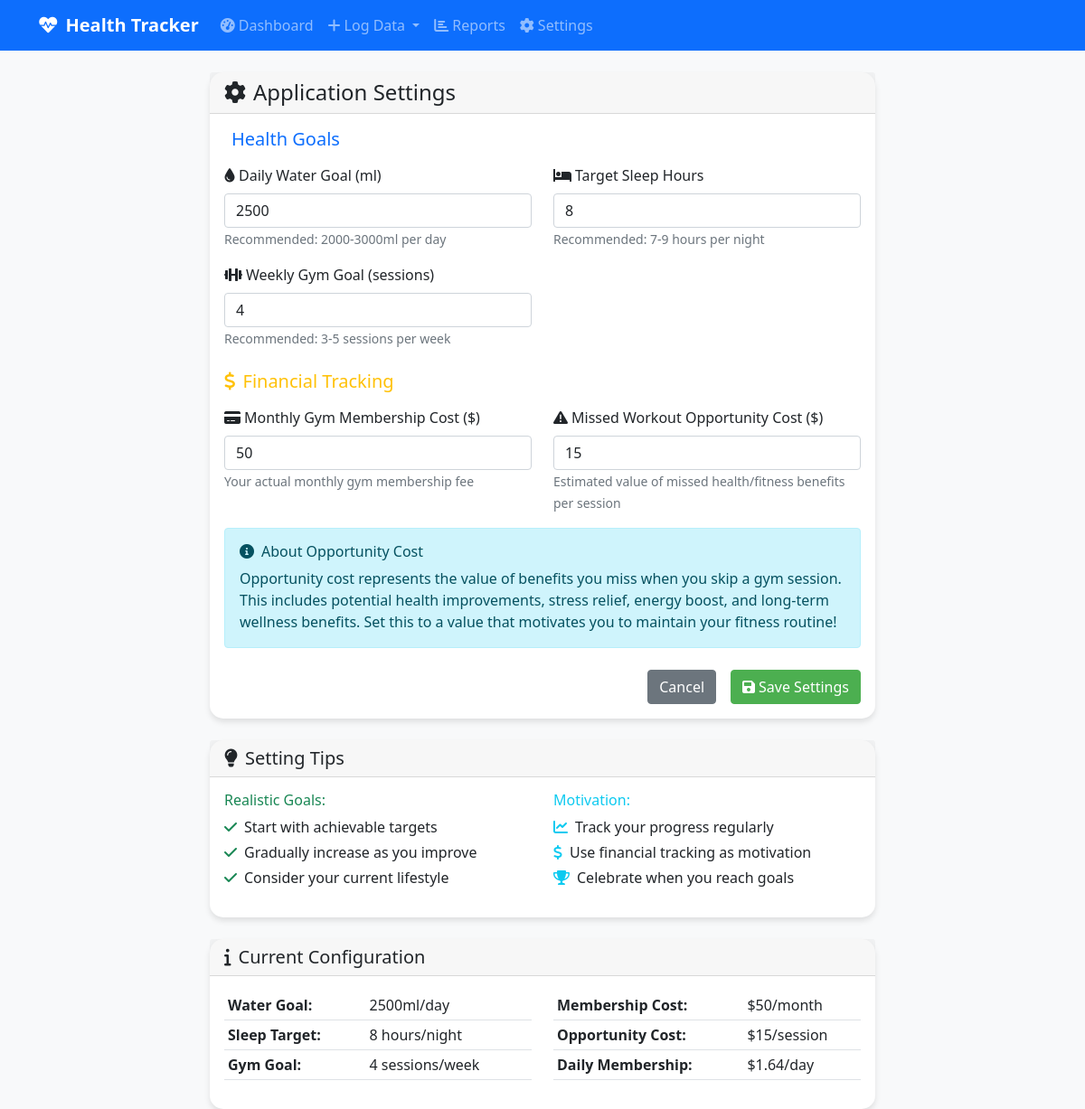
The page /settings on the database its author committed.
### tables this page shows
CREATE TABLE settings (
                id INTEGER PRIMARY KEY AUTOINCREMENT,
                setting_name TEXT UNIQUE NOT NULL,
                setting_value TEXT NOT NULL,
                updated_at TIMESTAMP DEFAULT CURRENT_TIMESTAMP
            );

### app.py (the view, shortened to what this page needs)
@app.route('/settings', methods=['GET', 'POST'])
def settings():
    current_settings = {}
    setting_names = [
        'daily_water_goal_ml',
        'weekly_gym_goal',
        'target_sleep_hours',
        'gym_membership_cost_monthly',
        'missed_workout_opportunity_cost'
    ]
    for setting in setting_names:
        current_settings[setting] = tracker.get_setting(setting)
    return render_template('settings.html', settings=current_settings)

### health_tracker.py (called while the page is built)
    def get_setting(self, setting_name: str) -> Optional[str]:
        conn = sqlite3.connect(self.db_path)
        cursor = conn.cursor()
        cursor.execute('SELECT setting_value FROM settings WHERE setting_name = ?',
                      (setting_name,))
        result = cursor.fetchone()
        conn.close()
        return result[0] if result else None

### templates/settings.html (shortened to what this page needs)
{% extends "base.html" %}
{% block content %}
<div class="row">
    <div class="col-md-8 mx-auto">
        <div class="card">
            <div class="card-header">
                <h4 class="mb-0"><i class="fas fa-cog me-2"></i>Application Settings</h4>
            </div>
            <div class="card-body">
                <form method="POST">
                    <h5 class="text-primary mb-3">
                        Health Goals
                    </h5>
                    <div class="row">
                        <div class="col-md-6 mb-3">
                            <label for="daily_water_goal_ml" class="form-label">
                                <i class="fas fa-tint me-1"></i>Daily Water Goal (ml)
                            </label>
                            <input type="number" class="form-control" id="daily_water_goal_ml"
                                   name="daily_water_goal_ml" min="500" max="5000"
                                   value="{{ settings.daily_water_goal_ml or 2500 }}" required>
                            <small class="text-muted">Recommended: 2000-3000ml per day</small>
                        </div>
                        <div class="col-md-6 mb-3">
                            <label for="target_sleep_hours" class="form-label">
                                <i class="fas fa-bed me-1"></i>Target Sleep Hours
                            </label>
                            <input type="number" class="form-control" id="target_sleep_hours"
                                   name="target_sleep_hours" min="4" max="12" step="0.5"
                                   value="{{ settings.target_sleep_hours or 8 }}" required>
                            <small class="text-muted">Recommended: 7-9 hours per night</small>
                        </div>
                    </div>
                    <div class="row">
                        <div class="col-md-6 mb-4">
                            <label for="weekly_gym_goal" class="form-label">
                                <i class="fas fa-dumbbell me-1"></i>Weekly Gym Goal (sessions)
                            </label>
                            <input type="number" class="form-control" id="weekly_gym_goal"
                                   name="weekly_gym_goal" min="1" max="14"
                                   value="{{ settings.weekly_gym_goal or 4 }}" required>
                            <small class="text-muted">Recommended: 3-5 sessions per week</small>
                        </div>
                    </div>
                    <h5 class="text-warning mb-3">
                        <i class="fas fa-dollar-sign me-2"></i>Financial Tracking
                    </h5>
                    <div class="row">
                        <div class="col-md-6 mb-3">
                            <label for="gym_membership_cost_monthly" class="form-label">
                                <i class="fas fa-credit-card me-1"></i>Monthly Gym Membership Cost ($)
                            </label>
                            <input type="number" class="form-control" id="gym_membership_cost_monthly"
                                   name="gym_membership_cost_monthly" min="0" max="500" step="0.01"
                                   value="{{ settings.gym_membership_cost_monthly or 50 }}" required>
                            <small class="text-muted">Your actual monthly gym membership fee</small>
                        </div>
                        <div class="col-md-6 mb-3">
                            <label for="missed_workout_opportunity_cost" class="form-label">
                                <i class="fas fa-exclamation-triangle me-1"></i>Missed Workout Opportunity Cost ($)
                            </label>
                            <input type="number" class="form-control" id="missed_workout_opportunity_cost"
                                   name="missed_workout_opportunity_cost" min="0" max="100" step="0.01"
                                   value="{{ settings.missed_workout_opportunity_cost or 15 }}" required>
                            <small class="text-muted">Estimated value of missed health/fitness benefits per session</small>
                        </div>
                    </div>
                    <div class="alert alert-info mb-4">
                        <h6 class="alert-heading">
                            <i class="fas fa-info-circle me-2"></i>About Opportunity Cost
                        </h6>
                        <p class="mb-0">
                            Opportunity cost represents the value of benefits you miss when you skip a gym session.
                            This includes potential health improvements, stress relief, energy boost, and long-term wellness benefits.
                            Set this to a value that motivates you to maintain your fitness routine!
                        </p>
                    </div>
                    <div class="d-grid gap-2 d-md-flex justify-content-md-end">
                        <a href="{{ url_for('dashboard') }}" class="btn btn-secondary me-md-2">Cancel</a>
                        <button type="submit" class="btn btn-primary">
                            <i class="fas fa-save me-1"></i>Save Settings
                        </button>
                    </div>
                </form>
            </div>
        </div>
        <div class="card mt-4">
            <div class="card-header">
                <h5 class="mb-0"><i class="fas fa-lightbulb me-2"></i>Setting Tips</h5>
            </div>
            <div class="card-body">
                <div class="row">
                    <div class="col-md-6">
                        <h6 class="text-success">Realistic Goals:</h6>
                        <ul class="list-unstyled">
                            <li class="mb-1"><i class="fas fa-check text-success me-2"></i>Start with achievable targets</li>
                            <li class="mb-1"><i class="fas fa-check text-success me-2"></i>Gradually increase as you improve</li>
                            <li class="mb-1"><i class="fas fa-check text-success me-2"></i>Consider your current lifestyle</li>
                        </ul>
                    </div>
                    <div class="col-md-6">
                        <h6 class="text-info">Motivation:</h6>
                        <ul class="list-unstyled">
                            <li class="mb-1"><i class="fas fa-chart-line text-info me-2"></i>Track your progress regularly</li>
                            <li class="mb-1"><i class="fas fa-dollar-sign text-info me-2"></i>Use financial tracking as motivation</li>
                            <li class="mb-1"><i class="fas fa-trophy text-info me-2"></i>Celebrate when you reach goals</li>
                        </ul>
                    </div>
                </div>
            </div>
        </div>
        <div class="card mt-4">
            <div class="card-header">
                <h5 class="mb-0"><i class="fas fa-info me-2"></i>Current Configuration</h5>
            </div>
            <div class="card-body">
                <div class="row">
                    <div class="col-md-6">
                        <table class="table table-sm">
                            <tr>
                                <td><strong>Water Goal:</strong></td>
                                <td>{{ settings.daily_water_goal_ml or 2500 }}ml/day</td>
                            </tr>
                            <tr>
                                <td><strong>Sleep Target:</strong></td>
                                <td>{{ settings.target_sleep_hours or 8 }} hours/night</td>
                            </tr>
                            <tr>
                                <td><strong>Gym Goal:</strong></td>
                                <td>{{ settings.weekly_gym_goal or 4 }} sessions/week</td>
                            </tr>
                        </table>
                    </div>
                    <div class="col-md-6">
                        <table class="table table-sm">
                            <tr>
                                <td><strong>Membership Cost:</strong></td>
                                <td>${{ settings.gym_membership_cost_monthly or 50 }}/month</td>
                            </tr>
                            <tr>
                                <td><strong>Opportunity Cost:</strong></td>
                                <td>${{ settings.missed_workout_opportunity_cost or 15 }}/session</td>
                            </tr>
                            <tr>
                                <td><strong>Daily Membership:</strong></td>
                                <td>${{ "%.2f"|format((settings.gym_membership_cost_monthly|float or 50) / 30.44) }}/day</td>
                            </tr>
                        </table>
                    </div>
                </div>
            </div>
        </div>
    </div>
</div>
{% endblock %}

### templates/base.html (shortened to what this page needs)
<!DOCTYPE html>
<html lang="en">
<head>
    <link href="https://cdn.jsdelivr.net/npm/bootstrap@5.1.3/dist/css/bootstrap.min.css" rel="stylesheet">
    <link href="https://cdnjs.cloudflare.com/ajax/libs/font-awesome/6.0.0/css/all.min.css" rel="stylesheet">
</head>
<body>
    <nav class="navbar navbar-expand-lg navbar-dark bg-primary">
        <div class="container">
            <a class="navbar-brand" href="{{ url_for('dashboard') }}">
                <i class="fas fa-heartbeat me-2"></i>Health Tracker
            </a>
            <div class="collapse navbar-collapse" id="navbarNav">
                <ul class="navbar-nav me-auto">
                    <li class="nav-item">
                        <a class="nav-link" href="{{ url_for('dashboard') }}">
                            <i class="fas fa-tachometer-alt me-1"></i>Dashboard
                        </a>
                    </li>
                    <li class="nav-item dropdown">
                        <a class="nav-link dropdown-toggle" href="#" id="navbarDropdown" role="button" data-bs-toggle="dropdown">
                            <i class="fas fa-plus me-1"></i>Log Data
                        </a>
                    </li>
                    <li class="nav-item">
                        <a class="nav-link" href="{{ url_for('reports') }}">
                            <i class="fas fa-chart-bar me-1"></i>Reports
                        </a>
                    </li>
                    <li class="nav-item">
                        <a class="nav-link" href="{{ url_for('settings') }}">
                            <i class="fas fa-cog me-1"></i>Settings
                        </a>
                    </li>
                </ul>
            </div>
        </div>
    </nav>
    <div class="container mt-4">
        {% block content %}{% endblock %}
    </div>
</body>
</html>

### templates/base.html (style rules this page uses)
body { background-color: #f8f9fa; }
.navbar-brand { font-weight: bold; }
.card { border: none; border-radius: 15px; box-shadow: 0 4px 6px rgba(0, 0, 0, 0.1); }
.btn-primary { background-color: #4CAF50; border-color: #4CAF50; }

### rows shown on the page
settings: daily_water_goal_ml "2500", setting_value "2500"
settings: gym_membership_cost_monthly "50", setting_value "50", (settings.gym_membership_cost_monthly|floator50)/30.44 "1.64"
settings: missed_workout_opportunity_cost "15", setting_value "15"

### other values the page prints
{{ settings.target_sleep_hours or 8 }} "8"
{{ settings.weekly_gym_goal or 4 }} "4"
